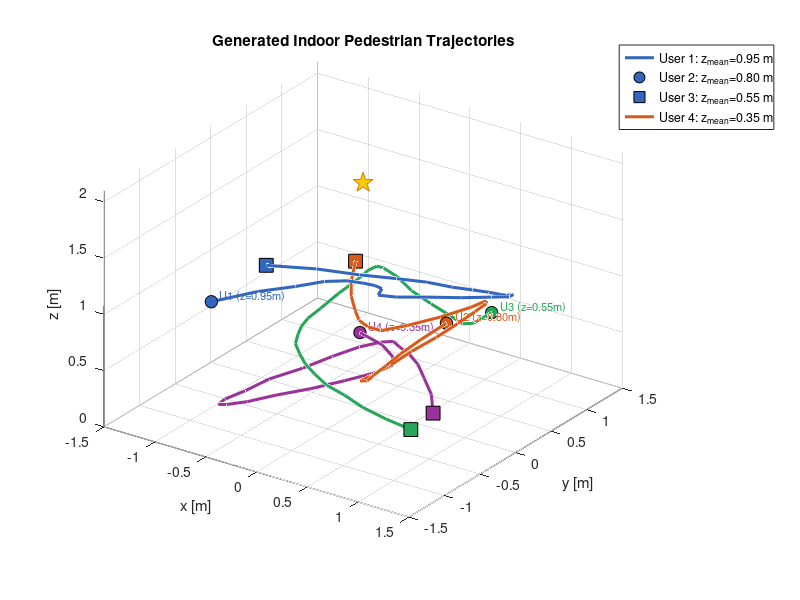

The MATLAB source for this figure:
%% generate_trajectories.m — Realistic indoor pedestrian trajectories
%
% Generates N_users trajectories within a rectangular room using a
% waypoint model with cubic spline interpolation and human gait noise.
%
% Model:
%   1. Pick N_waypoints random waypoints inside room (with wall margin)
%   2. Smooth with cubic spline → continuous curved path
%   3. Add lateral sway (natural walking oscillation ~2-5 cm)
%   4. Add height variation (gait-induced vertical oscillation ~1-3 cm)
%   5. Clip to room boundaries
%
% Each user has a different mean height representing device position:
%   - Standing phone at ear:   z ~ 1.0 m
%   - Walking phone in hand:   z ~ 0.8 m
%   - Phone at hip:            z ~ 0.6 m
%   - Seated (tablet on lap):  z ~ 0.4 m
%
% Output: trajectories.mat with:
%   traj_true{iu}  : N_steps × 3, ground truth positions [x, y, z]
%   traj_info{iu}  : struct with user description
%
% Author: Kevin Acuna-Condori
% Date: 27 May 2026

clear; clc; close all;

% =========================================================================
% HYPERPARAMETERS
% =========================================================================
rng(2026);                   % Reproducible
N_users      = 4;
N_steps      = 25;           % Positions per trajectory
N_waypoints  = 5;            % Control points per trajectory (more = more turns)
wall_margin  = 0.20;         % Minimum distance from walls [m]

% Room (consistent with system_params_F)
L = 3; W = 3;
x_lim = [-L/2 + wall_margin,  L/2 - wall_margin];
y_lim = [-W/2 + wall_margin,  W/2 - wall_margin];

% Human gait parameters
lateral_sway_std = 0.03;     % Lateral sway std [m] (~3 cm)
gait_freq        = 1.8;      % Step frequency [Hz] (typical walking)
gait_z_amplitude = 0.015;    % Vertical oscillation amplitude [m] (~1.5 cm per step)
z_noise_std      = 0.005;    % Additional random z noise [m]

% Per-user configurations
user_configs = {
    struct('z_mean', 0.95, 'label', 'User 1: standing, phone at ear', ...
           'speed_factor', 0.8);
    struct('z_mean', 0.80, 'label', 'User 2: walking, phone in hand', ...
           'speed_factor', 1.0);
    struct('z_mean', 0.55, 'label', 'User 3: phone at hip level', ...
           'speed_factor', 1.1);
    struct('z_mean', 0.35, 'label', 'User 4: seated, tablet on lap', ...
           'speed_factor', 0.4);
};
% =========================================================================

%% Generate trajectories
traj_true = cell(N_users, 1);
traj_info = cell(N_users, 1);

for iu = 1:N_users
    cfg = user_configs{iu};
    
    %% 1. Random waypoints
    wp_x = x_lim(1) + diff(x_lim) * rand(N_waypoints, 1);
    wp_y = y_lim(1) + diff(y_lim) * rand(N_waypoints, 1);
    
    %% 2. Spline interpolation for smooth curved path
    % Parameterize by arc-length proxy (cumulative distance)
    t_wp = [0; cumsum(sqrt(diff(wp_x).^2 + diff(wp_y).^2))];
    t_wp = t_wp / t_wp(end);  % Normalize to [0, 1]
    
    t_fine = linspace(0, 1, N_steps)';
    
    % Cubic spline through waypoints
    x_smooth = interp1(t_wp, wp_x, t_fine, 'pchip');
    y_smooth = interp1(t_wp, wp_y, t_fine, 'pchip');
    
    %% 3. Lateral sway (perpendicular to walking direction)
    % Compute tangent direction at each point
    dx = gradient(x_smooth);
    dy = gradient(y_smooth);
    ds = sqrt(dx.^2 + dy.^2) + 1e-10;
    
    % Normal direction (perpendicular to tangent)
    nx = -dy ./ ds;
    ny =  dx ./ ds;
    
    % Oscillating sway (sinusoidal + noise)
    sway = lateral_sway_std * sin(2*pi*gait_freq * t_fine * cfg.speed_factor) ...
           + lateral_sway_std * 0.3 * randn(N_steps, 1);
    
    x_final = x_smooth + sway .* nx;
    y_final = y_smooth + sway .* ny;
    
    %% 4. Height with gait oscillation
    % Vertical bob from walking gait (double-bump per stride)
    z_gait = gait_z_amplitude * abs(sin(2*pi*gait_freq * t_fine * cfg.speed_factor));
    z_noise = z_noise_std * randn(N_steps, 1);
    z_final = cfg.z_mean + z_gait + z_noise;
    
    % Seated user: much less z variation
    if cfg.speed_factor < 0.5
        z_final = cfg.z_mean + z_noise_std * 0.3 * randn(N_steps, 1);
    end
    
    %% 5. Clip to room boundaries
    x_final = max(min(x_final, L/2 - 0.05), -L/2 + 0.05);
    y_final = max(min(y_final, W/2 - 0.05), -W/2 + 0.05);
    z_final = max(min(z_final, 1.2), 0.0);
    
    traj_true{iu} = [x_final, y_final, z_final];
    traj_info{iu} = cfg;
end

%% Visualization (preview)
figure('Position', [100, 100, 800, 600], 'Color', 'w');
hold on;

colors = [0.20, 0.40, 0.75;
          0.85, 0.35, 0.10;
          0.15, 0.65, 0.35;
          0.60, 0.20, 0.60];

for iu = 1:N_users
    tr = traj_true{iu};
    col = colors(iu,:);
    
    plot3(tr(:,1), tr(:,2), tr(:,3), '-', 'LineWidth', 2.2, 'Color', col);
    plot3(tr(1,1), tr(1,2), tr(1,3), 'o', 'MarkerSize', 9, ...
        'MarkerFaceColor', col, 'MarkerEdgeColor', 'k');
    plot3(tr(end,1), tr(end,2), tr(end,3), 's', 'MarkerSize', 10, ...
        'MarkerFaceColor', col, 'MarkerEdgeColor', 'k');
    
    text(tr(1,1)+0.05, tr(1,2)+0.05, tr(1,3)+0.05, ...
        sprintf('U%d (z=%.2fm)', iu, traj_info{iu}.z_mean), ...
        'FontSize', 8, 'Color', col);
end

% Room floor
plot3([-L/2 L/2 L/2 -L/2 -L/2], [-W/2 -W/2 W/2 W/2 -W/2], ...
    zeros(1,5), '-', 'Color', [0.7 0.7 0.7]);

plot3(0, 0, 2, 'p', 'MarkerSize', 15, 'MarkerFaceColor', [1 0.8 0], ...
    'MarkerEdgeColor', [0.8 0.5 0]);

xlabel('x [m]'); ylabel('y [m]'); zlabel('z [m]');
title('Generated Indoor Pedestrian Trajectories');
view(35, 25); grid on; axis equal;
xlim([-L/2 L/2]); ylim([-W/2 W/2]); zlim([0 2.1]);
legend(arrayfun(@(i) sprintf('User %d: z_{mean}=%.2f m', i, traj_info{i}.z_mean), ...
    1:N_users, 'UniformOutput', false), 'Location', 'northeastoutside');

%% Save
save(fullfile(pwd, 'trajectories.mat'), 'traj_true', 'traj_info', ...
    'N_users', 'N_steps', 'colors');
fprintf('Saved %d trajectories (%d steps each) to trajectories.mat\n', N_users, N_steps);

% Print path statistics
fprintf('\n%-8s %10s %10s %10s %10s\n', 'User', 'Length[m]', 'z_mean[m]', 'z_std[cm]', 'Label');
for iu = 1:N_users
    tr = traj_true{iu};
    path_len = sum(sqrt(sum(diff(tr).^2, 2)));
    fprintf('%-8d %10.2f %10.2f %10.2f   %s\n', ...
        iu, path_len, mean(tr(:,3)), std(tr(:,3))*100, traj_info{iu}.label);
end
